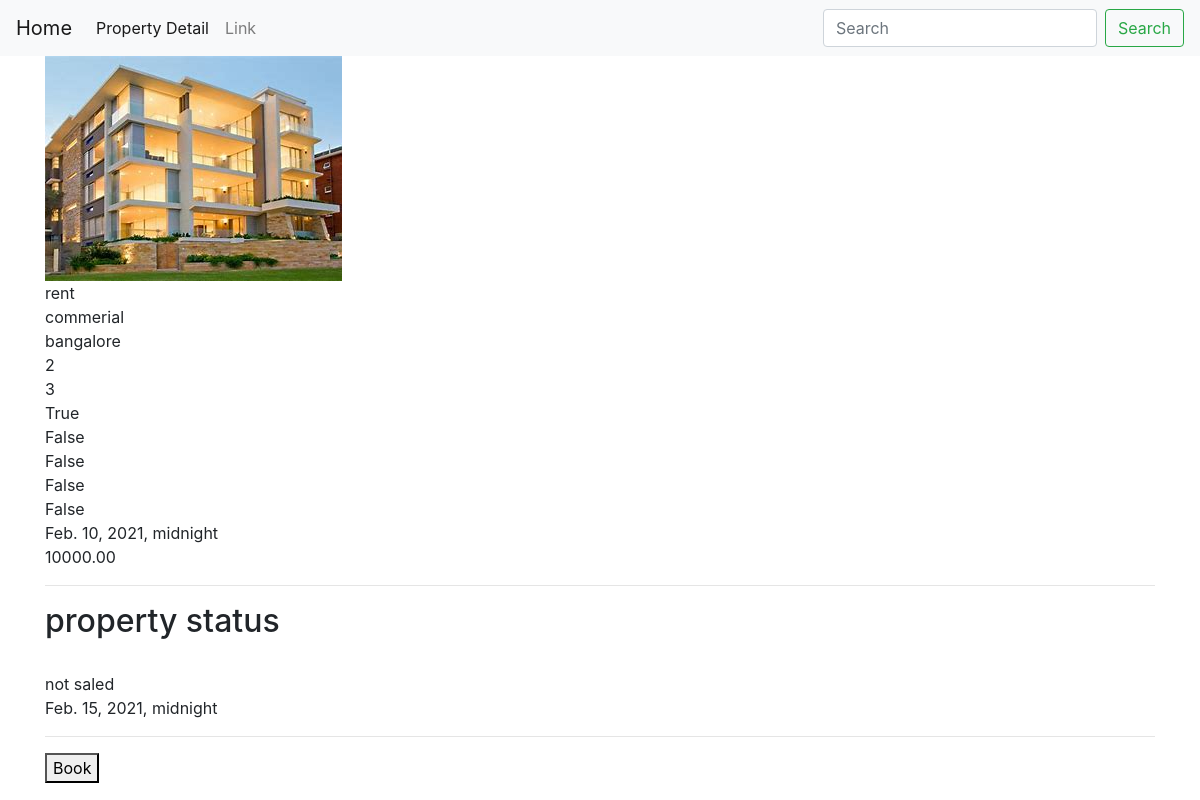
The app's page /property_detail/49d60d34-3b69-4c04-8814-f45a954634da/ with its own data.
### properties/models.py (models this page shows, shortened)
class Property(models.Model):
    id = models.UUIDField(primary_key=True, default=uuid.uuid4, editable=False)
    user =models.ForeignKey(User, on_delete=models.CASCADE)
    property_type =models.ForeignKey(PropertyType, on_delete= models.CASCADE)
    image =models.ImageField(upload_to="property", null=True, blank=True)
    title =models.CharField(max_length=20, null=True, blank=True)
    description =models.TextField(null=True, blank=True)
    location =models.TextField(null=True, blank=True)
    bedRooms =models.IntegerField(null=True, blank=True)
    bathRooms =models.IntegerField(null=True, blank=True)
    lift =models.BooleanField()
    carParking =models.BooleanField()
    twoWheelerParking =models.BooleanField()
    security =models.BooleanField()
    cctv =models.BooleanField()
    available_from =models.DateTimeField()
    price =models.DecimalField(max_digits=10, decimal_places=2)
    slug =models.SlugField(null=True, blank=True)

class PropertyType(models.Model):
    name = models.CharField(max_length=20, choices=TYPE)
    def __str__(self):
        return self.name

class PropertyStatus(models.Model):
    property_type =models.ForeignKey(Property, on_delete= models.CASCADE)
    date =models.DateTimeField(null=True, blank=True)
    text = models.CharField(max_length=20, null=True, blank=True)

### properties/views.py (the view)
# urls.py: path('property_detail/<uuid:pk>/', PropertyDetailView.as_view(), name='property_detail'),
class PropertyDetailView(DetailView):
    model =Property
    template_name ='properties/properties_detail.html'
    def get_context_data(self, **kwargs):
        context = super().get_context_data(**kwargs)
        context["property_status"] = PropertyStatus.objects.filter(property_type= context['object'].id)
        context["property_cost"] = PropertyCost.objects.filter(property_type= context['object'].id)
        return context

### properties/templates/properties/properties_detail.html (shortened to what this page needs)
{% extends 'base.html'%}
{% block content %}
<form method="POST" action="/bookings_form/">
<img src="{{ object.image.url}}"><br>
{{ object.property_type}}<br>
{{ object.title}}<br>
{{ object.location}}<br>
{{ object.bedRooms}}<br>
{{ object.bathRooms}}<br>
{{ object.lift}}<br>
{{ object.carParking}}<br>
{{ object.twoWheelerParking}}<br>
{{ object.security}}<br>
{{ object.cctv}}<br>
{{ object.available_from}}<br>
{{ object.price}}<br>
<hr>
{% for status in property_status%}
<h2>property status</h2><br>
{{ status.text }}<br>
{{ status.date}}<br>
{% endfor %}
<hr>
<button type="submit" >Book</button>
</form>
{% endblock %}

### records on screen
Property: image (picture), property_type "rent", title "commerial", location "bangalore", bedRooms "2", bathRooms "3", lift "True", carParking "False", twoWheelerParking "False", security "False", cctv "False", available_from "Feb. 10, 2021, midnight", price "10000.00"
PropertyStatus: text "not saled", date "Feb. 15, 2021, midnight"
